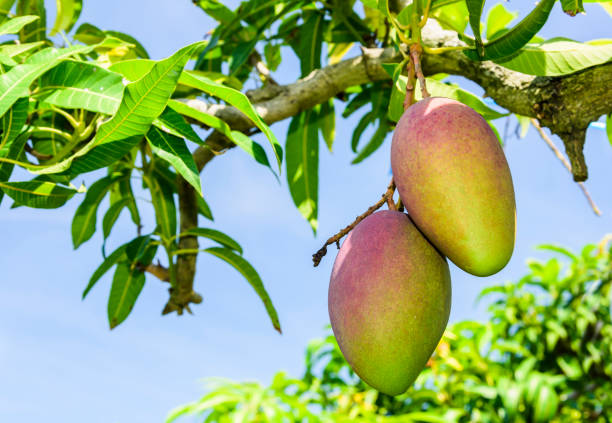
#> input picture M02W02 Statistic/img.png, 612 x 423 px
$ jupyter execute Test.ipynb
#> lines starting #> are read from the running program, lines starting #| are printed output that depends on the picture
[cell 1]
import cv2
import numpy as np
import matplotlib.pyplot as plt

img = cv2.imread("img.png")
#> img is the input picture: shape (423, 612, 3); mean B, G, R 119.3, 171.7, 144.9
img = cv2.cvtColor(img, cv2.COLOR_BGR2RGB)

plt.imshow(img)

sh = img.shape
#> sh = (423, 612, 3)
print(sh)
#| (423, 612, 3)

[cell 2]
# blur: 100 - 150 h, 400 -> 500 w

blur = img.copy()

y1, y2 = 100, 270
x1, x2 = 370, 550

# crop
cr = blur[y1:y2, x1:x2]
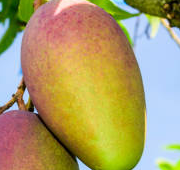
#> cr: shape (170, 180, 3); mean R, G, B 171.9, 156.1, 104.2

plt.imshow(cr)

[cell 3]
r, g, b = 0, 0, 0
row, col = cr.shape[:2]
#> row = 170; col = 180

for i in range(row):
    for j in range(col):
        pixel = cr[i, j]
        r += int(pixel[0])
        g += int(pixel[1])
        b += int(pixel[2])
#> after the loop, b = 3187436; g = 4775229; r = 5259770

print(r, g, b)
#| 5259770 4775229 3187436
sz = row * col
#> sz = 30600
r, g, b = r // sz, g // sz, b // sz
#> r = 171; g = 156; b = 104

avg_color = [r, g, b]
#> avg_color = [171, 156, 104]
print(avg_color)
#| [171, 156, 104]
# then assign backto img

blur[y1:y2, x1:x2] = avg_color
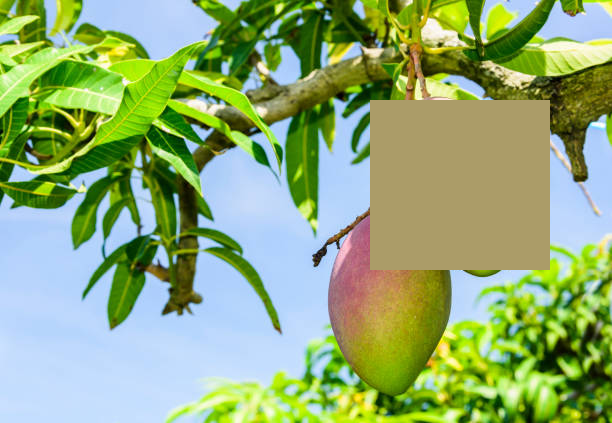
#> blur: shape (423, 612, 3); mean R, G, B 144.8, 171.7, 119.3

plt.imshow(blur)
plt.show()

[cell 4]
kernel = np.ones((6, 6), np.float32) / 25.0

dst = cv2.filter2D(cr, -1, kernel)
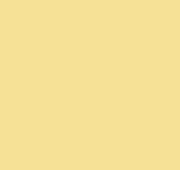
#> dst: shape (170, 180, 3); mean R, G, B 246, 225, 150
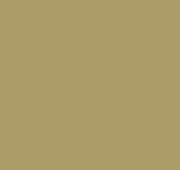
#> cr: shape (170, 180, 3); mean R, G, B 171, 156, 104

plt.subplot(121), plt.imshow(cr), plt.title('Original')
plt.subplot(122), plt.imshow(dst), plt.title('Blurred')
plt.show()
